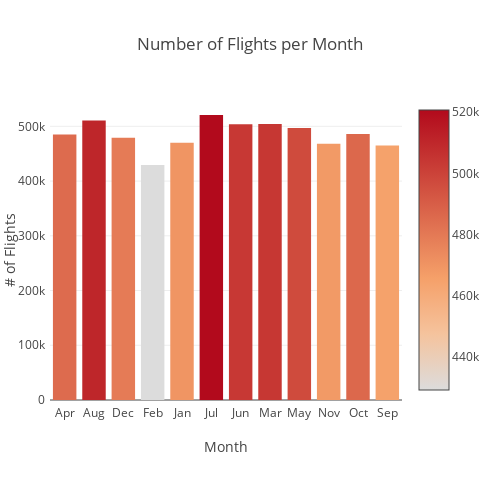

The notebook cell this image was saved under:
### Markdown cell above
### Distribution # of flights per Month

### Code cell
month_group = combined_df.groupby(['MONTH'])['FLIGHT_NUMBER'].count()

trace = go.Bar(x=month_group.index, 
                y=month_group.values, 
                name='month',
                marker={
                    'color':month_group.values,
                    'colorscale':'Reds',
                    'showscale':True,
                    },
                )

layout = go.Layout(title='Number of Flights per Month',
                    xaxis={'title':'Month'},
                    yaxis={'title':'# of Flights'},
                    autosize=False,
                    width=500,
                    height=500,
                    margin=go.layout.Margin(
                        l=50,
                        r=50,
                        b=100,
                        t=100,
                        pad=4
                    )
                )

fig = go.Figure(data=[trace], layout=layout)
iplot(fig, filename='month_bar')

### Figure 1 — Plotly figure (JSON) as saved in the notebook; plotly's stock layout.template omitted (floating-point values rounded to 4 significant figures)
{"data": [{"marker": {"cauto": true, "cmax": 520718, "cmin": 429191, "color": [485151, 510536, 479230, 429191, 469968, 520718, 503897, 504312, 496993, 467972, 486165, 464946], "colorscale": "Reds", "showscale": true}, "name": "month", "type": "bar", "uid": "b39baa21-3277-4c42-91cf-e7ccac5cb7ba", "x": ["Apr", "Aug", "Dec", "Feb", "Jan", "Jul", "Jun", "Mar", "May", "Nov", "Oct", "Sep"], "y": [485151, 510536, 479230, 429191, 469968, 520718, 503897, 504312, 496993, 467972, 486165, 464946]}], "layout": {"autosize": false, "height": 500, "margin": {"b": 100, "l": 50, "pad": 4, "r": 50, "t": 100}, "title": {"text": "Number of Flights per Month"}, "width": 500, "xaxis": {"autorange": true, "range": [-0.5, 11.5], "title": {"text": "Month"}, "type": "category"}, "yaxis": {"autorange": true, "range": [0, 548100.0], "title": {"text": "# of Flights"}, "type": "linear"}}}
